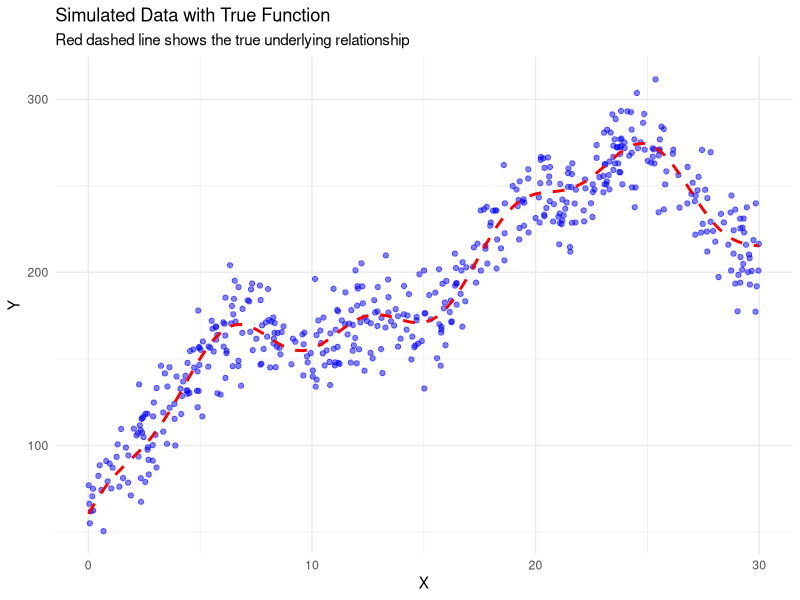
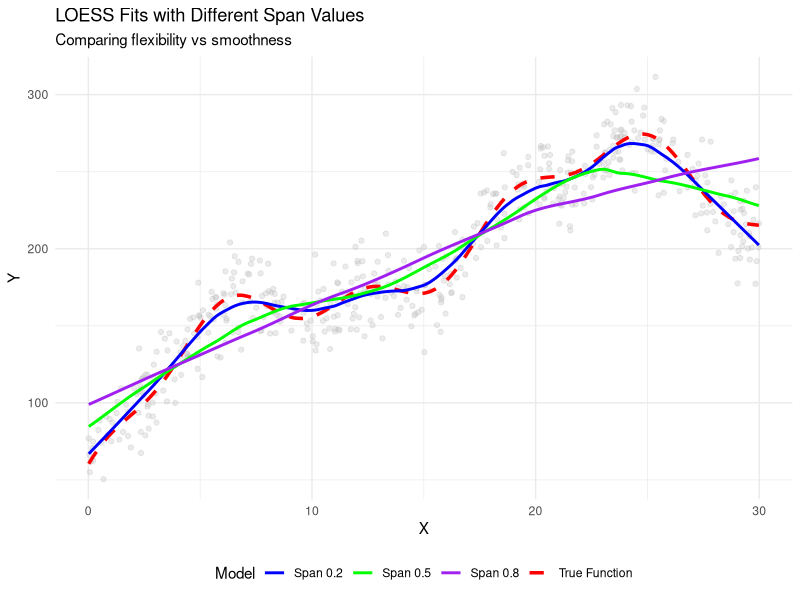
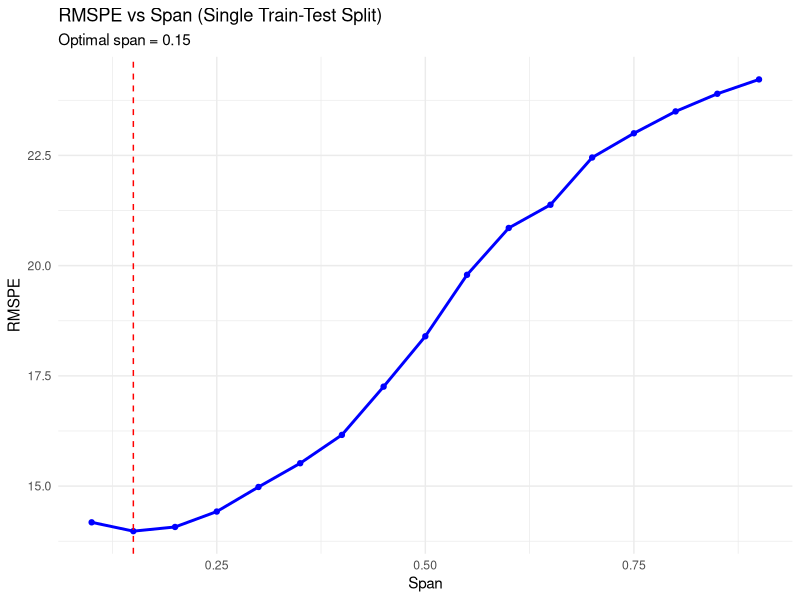

The R source for these figures, in order:
## ---- chunk 1
# Load required libraries
library(tidyverse)
library(knitr)
library(kableExtra)
## ---- chunk 2
# Generate simulated data
set.seed(5560)
n <- 500
x <- sort(runif(n, min = 0, max = 30))
f_true <- 50 + 15*x - 0.3*x^2 + 30*sin(x/3) + 10*cos(x)
y <- f_true + rnorm(n, mean = 0, sd = 15)
data <- data.frame(y = y, x = x, f_true = f_true)
## ---- chunk 3
# YOUR CODE HERE: Create scatter plot with true function
ggplot(data, aes(x = x, y = y)) +
  geom_point(alpha = 0.5, color = "blue") +
  geom_line(aes(y = f_true), color = "red", linetype = "dashed", linewidth = 1) +
  labs(title = "Simulated Data with True Function",
       subtitle = "Red dashed line shows the true underlying relationship",
       x = "X", y = "Y") +
  theme_minimal()


## ---- chunk 4
# YOUR CODE HERE: Fit LOESS with span = 0.2, 0.5, 0.8 and plot
# Fit LOESS with different spans
fit_02 <- loess(y ~ x, data = data, span = 0.2, degree = 1)
fit_05 <- loess(y ~ x, data = data, span = 0.5, degree = 1)
fit_08 <- loess(y ~ x, data = data, span = 0.8, degree = 1)

# Add predictions to data
data_plot <- data %>%
  mutate(pred_02 = predict(fit_02),
         pred_05 = predict(fit_05),
         pred_08 = predict(fit_08))

# Plot all fits
ggplot(data_plot, aes(x = x)) +
  geom_point(aes(y = y), alpha = 0.3, color = "gray") +
  geom_line(aes(y = f_true, color = "True Function"), linetype = "dashed", linewidth = 1.2) +
  geom_line(aes(y = pred_02, color = "Span 0.2"), linewidth = 1) +
  geom_line(aes(y = pred_05, color = "Span 0.5"), linewidth = 1) +
  geom_line(aes(y = pred_08, color = "Span 0.8"), linewidth = 1) +
  scale_color_manual(values = c("True Function" = "red", 
                                 "Span 0.2" = "blue", 
                                 "Span 0.5" = "green", 
                                 "Span 0.8" = "purple")) +
  labs(title = "LOESS Fits with Different Span Values",
       subtitle = "Comparing flexibility vs smoothness",
       x = "X", y = "Y", color = "Model") +
  theme_minimal() +
  theme(legend.position = "bottom")

## ---- chunk 5
# Create hyperparameter grid
grid_span <- seq(from = 0.1, to = 0.9, by = 0.05)

# YOUR CODE HERE: Implement single train-test split grid search
# 1. Set seed to 100
# 2. Split data 80/20
# 3. For each span, fit LOESS and calculate RMSPE
# 4. Find optimal span

# Set seed for reproducibility
set.seed(100)

# Split data 80/20
train_idx <- sample(1:nrow(data), size = 0.8 * nrow(data))
train_data <- data[train_idx, ]
test_data <- data[-train_idx, ]

# Create results storage
results <- data.frame(span = grid_span, rmspe = NA)

# Grid search - try each span value
for(i in 1:length(grid_span)) {
  # Fit model on training data
  fit <- loess(y ~ x, data = train_data, span = grid_span[i], degree = 1)
  
  # Predict on test data
  pred <- predict(fit, newdata = test_data)
  
  # Calculate RMSPE (Root Mean Squared Prediction Error)
  results$rmspe[i] <- sqrt(mean((test_data$y - pred)^2))
}

# Find optimal span
optimal_span <- results$span[which.min(results$rmspe)]
optimal_rmspe <- min(results$rmspe)

# Display results
cat("Optimal span:", optimal_span, "\n")
cat("Test RMSPE:", round(optimal_rmspe, 2), "\n")

# Plot RMSPE vs span
ggplot(results, aes(x = span, y = rmspe)) +
  geom_line(color = "blue", linewidth = 1) +
  geom_point(color = "blue") +
  geom_vline(xintercept = optimal_span, linetype = "dashed", color = "red") +
  labs(title = "RMSPE vs Span (Single Train-Test Split)",
       subtitle = paste("Optimal span =", optimal_span),
       x = "Span", y = "RMSPE") +
  theme_minimal()
## ---- chunk 6
# YOUR CODE HERE: Run grid search with seeds 200, 300, 400
# Store the optimal span and RMSPE for each
# Test with different seeds

# Test with different seeds
seeds <- c(200, 300, 400)
seed_results <- data.frame(seed = seeds, optimal_span = NA, rmspe = NA)

for(s in 1:length(seeds)) {
  set.seed(seeds[s])
  
  # Split data
  train_idx <- sample(1:nrow(data), size = 0.8 * nrow(data))
  train_data <- data[train_idx, ]
  test_data <- data[-train_idx, ]
  
  # Grid search
  results_temp <- data.frame(span = grid_span, rmspe = NA)
  
  for(i in 1:length(grid_span)) {
    # Fit model
    fit <- loess(y ~ x, data = train_data, span = grid_span[i], degree = 1)
    
    # Predict (with error handling)
    pred <- predict(fit, newdata = test_data)
    
    # Only calculate RMSPE if no NA values
    if(!any(is.na(pred))) {
      results_temp$rmspe[i] <- sqrt(mean((test_data$y - pred)^2))
    }
  }
  
  # Find best span (excluding NAs)
  valid_results <- results_temp[!is.na(results_temp$rmspe), ]
  
  if(nrow(valid_results) > 0) {
    best_idx <- which.min(valid_results$rmspe)
    seed_results$optimal_span[s] <- valid_results$span[best_idx]
    seed_results$rmspe[s] <- valid_results$rmspe[best_idx]
  }
}

# Display results
print(seed_results)
cat("\nSpan range:", min(seed_results$optimal_span, na.rm=TRUE), "to", 
    max(seed_results$optimal_span, na.rm=TRUE), "\n")
cat("RMSPE range:", round(min(seed_results$rmspe, na.rm=TRUE), 2), "to", 
    round(max(seed_results$rmspe, na.rm=TRUE), 2), "\n")


## ---- chunk 7
# YOUR CODE HERE: Implement nested 10-fold CV
# Nested Cross-Validation
set.seed(5560)
n_outer <- 10
k_folds <- 10

# Storage for results
outer_results <- data.frame(
  iteration = 1:n_outer, 
  selected_span = NA, 
  test_rmspe = NA
)

# Outer loop: 10 iterations with different train/test splits
for(outer_iter in 1:n_outer) {
  
  # Create outer split (80/20)
  test_idx <- sample(1:nrow(data), size = 0.2 * nrow(data))
  modata <- data[-test_idx, ]  # Model data (80%)
  test_data <- data[test_idx, ]  # Test data (20%)
  
  # For each span, calculate average RMSPE across k folds
  grid_rmspe <- rep(NA, length(grid_span))
  
  # OUTER LOOP: Try each span value
  for(g in 1:length(grid_span)) {
    
    # INNER LOOP: K-fold CV for this span
    fold_rmspe <- rep(NA, k_folds)
    fold_idx <- sample(rep(1:k_folds, length.out = nrow(modata)))
    
    for(fold in 1:k_folds) {
      # Split modata into train and validation
      val_data <- modata[fold_idx == fold, ]
      train_data <- modata[fold_idx != fold, ]
      
      # Fit model
      fit <- loess(y ~ x, data = train_data, span = grid_span[g], degree = 1)
      
      # Predict on validation fold
      pred <- predict(fit, newdata = val_data)
      
      # Calculate RMSPE for this fold
      if(!any(is.na(pred))) {
        fold_rmspe[fold] <- sqrt(mean((val_data$y - pred)^2))
      }
    }
    
    # Average RMSPE across all folds for THIS span
    grid_rmspe[g] <- mean(fold_rmspe, na.rm = TRUE)
  }
  
  # Select span with lowest average RMSPE
  best_span <- grid_span[which.min(grid_rmspe)]
  
  # Refit on all modata and test on held-out test set
  final_fit <- loess(y ~ x, data = modata, span = best_span, degree = 1)
  final_pred <- predict(final_fit, newdata = test_data)
  
  # Store results
  outer_results$selected_span[outer_iter] <- best_span
  if(!any(is.na(final_pred))) {
    outer_results$test_rmspe[outer_iter] <- sqrt(mean((test_data$y - final_pred)^2))
  }
  
  cat("Iteration", outer_iter, "complete - Selected span:", best_span, "\n")
}

# Summary statistics
cat("\n=== RESULTS ===\n")
print(outer_results)
cat("\nMean Test RMSPE:", round(mean(outer_results$test_rmspe, na.rm = TRUE), 2), "\n")
cat("SD Test RMSPE:", round(sd(outer_results$test_rmspe, na.rm = TRUE), 2), "\n")
cat("Most common span:", names(sort(table(outer_results$selected_span), decreasing = TRUE))[1], "\n")

## ---- chunk 8
# Create grid with both span and degree
grid_both <- expand.grid(
  span = seq(from = 0.1, to = 0.9, by = 0.1),
  degree = c(1, 2)
)

# YOUR CODE HERE: Implement nested CV tuning both span and degree
# Nested CV tuning both span and degree
set.seed(5560)

outer_results_both <- data.frame(
  iteration = 1:n_outer,
  selected_span = NA,
  selected_degree = NA,
  test_rmspe = NA
)

for(outer_iter in 1:n_outer) {
  
  # Outer split
  test_idx <- sample(1:nrow(data), size = 0.2 * nrow(data))
  modata <- data[-test_idx, ]
  test_data <- data[test_idx, ]
  
  # For each hyperparameter combo, calculate average RMSPE
  grid_rmspe <- rep(NA, nrow(grid_both))
  
  for(g in 1:nrow(grid_both)) {
    
    # K-fold CV for this combo
    fold_rmspe <- rep(NA, k_folds)
    fold_idx <- sample(rep(1:k_folds, length.out = nrow(modata)))
    
    for(fold in 1:k_folds) {
      val_data <- modata[fold_idx == fold, ]
      train_data <- modata[fold_idx != fold, ]
      
      fit <- loess(y ~ x, data = train_data, 
                   span = grid_both$span[g], 
                   degree = grid_both$degree[g])
      pred <- predict(fit, newdata = val_data)
      
      if(!any(is.na(pred))) {
        fold_rmspe[fold] <- sqrt(mean((val_data$y - pred)^2))
      }
    }
    
    grid_rmspe[g] <- mean(fold_rmspe, na.rm = TRUE)
  }
  
  # Select best combo
  best_idx <- which.min(grid_rmspe)
  best_span <- grid_both$span[best_idx]
  best_degree <- grid_both$degree[best_idx]
  
  # Test on held-out set
  final_fit <- loess(y ~ x, data = modata, span = best_span, degree = best_degree)
  final_pred <- predict(final_fit, newdata = test_data)
  
  outer_results_both$selected_span[outer_iter] <- best_span
  outer_results_both$selected_degree[outer_iter] <- best_degree
  if(!any(is.na(final_pred))) {
    outer_results_both$test_rmspe[outer_iter] <- sqrt(mean((test_data$y - final_pred)^2))
  }
  
  cat("Iteration", outer_iter, "- Span:", best_span, "Degree:", best_degree, "\n")
}

cat("\n=== RESULTS (SPAN + DEGREE) ===\n")
print(outer_results_both)
cat("\nMean Test RMSPE:", round(mean(outer_results_both$test_rmspe, na.rm = TRUE), 2), "\n")
cat("SD Test RMSPE:", round(sd(outer_results_both$test_rmspe, na.rm = TRUE), 2), "\n")

## ---- chunk 9
# YOUR CODE HERE: Implement bootstrap CV

## ---- chunk 10
# YOUR CODE HERE: Evaluate benchmark models using same 10 outer iterations
# For each model, calculate mean and SD of test RMSPE
